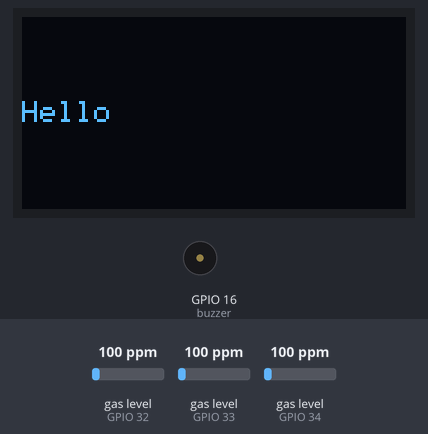
A sketch run on a simulated ESP32. On the bench: 128×64 one-colour display, buzzer (waves = sounding, pin HIGH). The inputs (shaded band) are chosen by the test bench; at power-on: gas level (sensors on GPIO 32, GPIO 33, GPIO 34) 100 ppm. WiFi joins after 1.5 s; servers stay silent unless stated; what the sketch prints to the serial monitor is not drawn.

Above: at 1.6 s.
At 3.7 s:
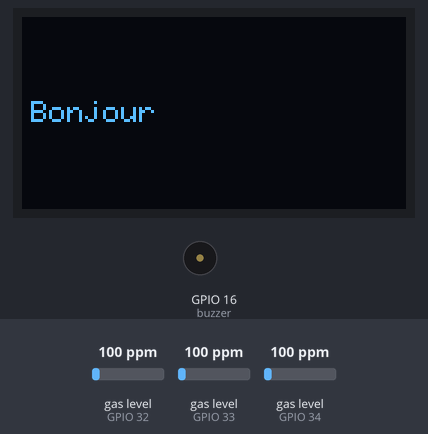
At 5.7 s:
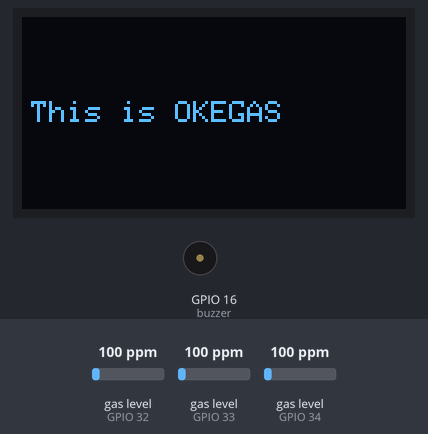
At 10.7 s:
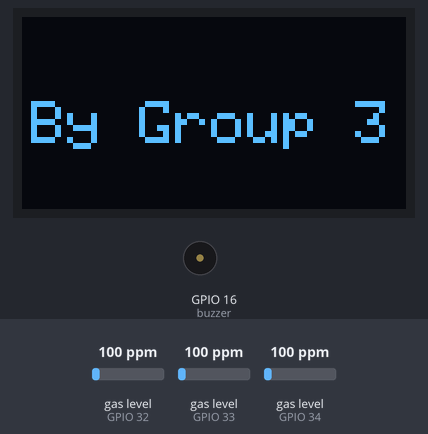
At 20.4 s:
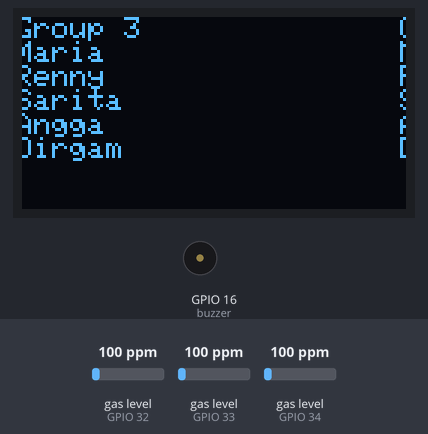
At 30.13 s:
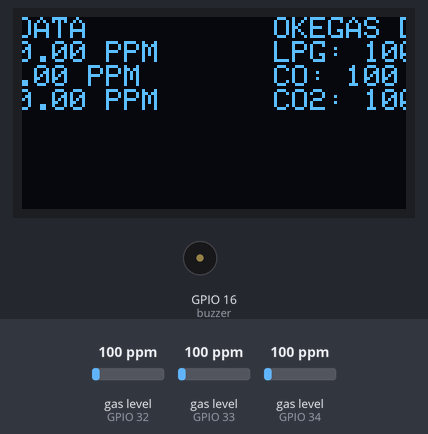

The sketch:

code-web-fix-fix.ino
```cpp
#include <SPI.h>
#include <Wire.h>
#include <Adafruit_GFX.h>
#include <Adafruit_SSD1306.h>
#include <WiFi.h>
#include <MQUnifiedsensor.h>
#include <WiFiClientSecure.h>
#include <HTTPClient.h>

#define SCREEN_WIDTH 128
#define SCREEN_HEIGHT 64
#define FONT_HEIGHT 7
#define OLED_RESET     -1 // Reset pin
#define SCREEN_ADDRESS 0x3C
Adafruit_SSD1306 display(SCREEN_WIDTH, SCREEN_HEIGHT, &Wire, OLED_RESET);

#define         Board                   ("ESP-32")
#define         Pin                     (34)
#define         Type                    ("MQ-2")
#define         Voltage_Resolution      (5)
#define         ADC_Bit_Resolution      (12)
#define         RatioMQ2CleanAir        (9.83)
MQUnifiedsensor MQ2(Board, Voltage_Resolution, ADC_Bit_Resolution, Pin, Type);

#define         Board                   ("ESP-32")
#define         Pin                     (32)
#define         Type                    ("MQ-7")
#define         Voltage_Resolution      (5)
#define         ADC_Bit_Resolution      (12)
#define         RatioMQ2CleanAir        (27.5)
MQUnifiedsensor MQ7(Board, Voltage_Resolution, ADC_Bit_Resolution, Pin, Type);

#define         Board                   ("ESP-32")
#define         Pin                     (33)
#define         Type                    ("MQ-135")
#define         Voltage_Resolution      (5)
#define         ADC_Bit_Resolution      (12)
#define         RatioMQ2CleanAir        (3.6)
MQUnifiedsensor MQ135(Board, Voltage_Resolution, ADC_Bit_Resolution, Pin, Type);

#define buzzer 16
float thresholdCO = 25;
float thresholdCO2 = 30;
float thresholdLPG = 800;

//CONNECT WIFI
const char* ssid     = "maria";
const char* password = "okegasmaria";

// SERVER DECLARATION
const char* serverName = "https://okegas.000webhostapp.com/post-esp.php";

// API KEY
String apiKeyValue = "okegasmaria1";

void setup()
{
  Serial.begin(115200);
  delay(10);

  pinMode(buzzer, OUTPUT);

  // WIFI START
  WiFi.begin(ssid, password);
  Serial.println("Connecting");

  while(WiFi.status() != WL_CONNECTED) {
    delay(500);
    Serial.print(".");
  }

  Serial.println("");
  Serial.print("Connected to WiFi network with IP Address: ");
  Serial.println(WiFi.localIP());

  MQ2.setRegressionMethod(1);
  MQ2.setA(574.25); MQ2.setB(-2.222);

/*
    Exponential regression:
    Gas    | a      | b
    H2     | 987.99 | -2.162
    LPG    | 574.25 | -2.222
    CO     | 36974  | -3.109
    Alcohol| 3616.1 | -2.675
    Propane| 658.71 | -2.168
  */

  MQ2.init();
  Serial.print("Calibrating please wait.");
  float calcMQ2R0 = 0;
  for(int i = 1; i<=10; i ++)
  {
    MQ2.update();
    calcMQ2R0 += MQ2.calibrate(RatioMQ2CleanAir);
    Serial.print(".");
  }
  MQ2.setR0(calcMQ2R0/10);
  Serial.println("  done!.");

  if(isinf(calcMQ2R0)) {Serial.println("Warning: Conection issue, R0 is infinite (Open circuit detected) please check your wiring and supply"); while(1);}
  if(calcMQ2R0 == 0){Serial.println("Warning: Conection issue found, R0 is zero (Analog pin shorts to ground) please check your wiring and supply"); while(1);}

  MQ2.serialDebug(true);

  MQ7.setRegressionMethod(1);
  MQ7.setA(99.042); MQ7.setB(-1.518);

/*
    Exponential regression:
  GAS     | a      | b
  H2      | 69.014  | -1.374
  LPG     | 700000000 | -7.703
  CH4     | 60000000000000 | -10.54
  CO      | 99.042 | -1.518
  Alcohol | 40000000000000000 | -12.35
  */

  MQ7.init();

  Serial.print("Calibrating please wait.");
  float calcMQ7R0 = 0;
  for(int i = 1; i<=10; i ++)
  {
    MQ7.update();
    calcMQ7R0 += MQ7.calibrate(RatioMQ2CleanAir);
    Serial.print(".");
  }
  MQ7.setR0(calcMQ7R0/10);
  Serial.println("  done!.");

  if(isinf(calcMQ7R0)) {Serial.println("Warning: Conection issue, R0 is infinite (Open circuit detected) please check your wiring and supply"); while(1);}
  if(calcMQ7R0 == 0){Serial.println("Warning: Conection issue found, R0 is zero (Analog pin shorts to ground) please check your wiring and supply"); while(1);}

  MQ7.serialDebug(true);

  MQ135.setRegressionMethod(1);
  MQ135.setA(110.47); MQ135.setB(-2.862);

/*
    Exponential regression:
  GAS      | a      | b
  CO       | 605.18 | -3.937
  Alcohol  | 77.255 | -3.18
  CO2      | 110.47 | -2.862
  Toluen  | 44.947 | -3.445
  NH4      | 102.2  | -2.473
  Aceton  | 34.668 | -3.369
  */

  MQ135.init();

  Serial.print("Calibrating please wait.");
  float calcMQ135R0 = 0;
  for(int i = 1; i<=10; i ++)
  {
    MQ135.update();
    calcMQ135R0 += MQ135.calibrate(RatioMQ2CleanAir);
    Serial.print(".");
  }
  MQ135.setR0(calcMQ135R0/10);
  Serial.println("  done!.");

  if(isinf(calcMQ135R0)) {Serial.println("Warning: Conection issue, R0 is infinite (Open circuit detected) please check your wiring and supply"); while(1);}
  if(calcMQ135R0 == 0){Serial.println("Warning: Conection issue found, R0 is zero (Analog pin shorts to ground) please check your wiring and supply"); while(1);}

  MQ135.serialDebug(true);

    Serial.println();
    Serial.println();
    Serial.print("Connecting to ");
    Serial.println(ssid);

    WiFi.begin(ssid, password);

    while (WiFi.status() != WL_CONNECTED) {
        delay(500);
        Serial.print(".");
    }

    Serial.println("");
    Serial.println("WiFi connected");
    Serial.println("IP address: ");
    Serial.println(WiFi.localIP());

    if(!display.begin(SSD1306_SWITCHCAPVCC, SCREEN_ADDRESS)) {
    Serial.println(F("SSD1306 allocation failed"));
    for(;;); // Don't proceed, loop forever
  }

  // Clear the buffer.
  display.clearDisplay();

  // Display Text
  display.setTextSize(1);
  display.setTextColor(WHITE);
  display.setCursor(0,28);
  display.println("Hello");
  display.display();
  delay(2000);
  display.clearDisplay();

  // Display Text
  display.setTextSize(1);
  display.setTextColor(WHITE);
  display.setCursor(3,28);
  display.println("Bonjour");
  display.display();
  delay(2000);
  display.clearDisplay();

  // Display Text
  display.setTextSize(1);
  display.setTextColor(WHITE);
  display.setCursor(3,28);
  display.println("This is OKEGAS");
  display.display();
  delay(5000);
  display.clearDisplay();

  // Display Inverted Text
  display.setTextSize(2);
  display.setTextColor(WHITE); // 'inverted' text
  display.setCursor(3,28);
  display.println("By Group 3");
  display.display();
  delay(4000);
  display.clearDisplay();

  // Scroll part of the screen
  display.setCursor(0,0);
  display.setTextSize(1);
  display.setTextColor(WHITE);
  display.println("Group 3");
  display.println("Maria");
  display.println("Renny");
  display.println("Sarita");
  display.println("Angga");
  display.println("Dirgam");
  display.display();
  display.startscrollright(0x00, 0x00);
  delay(6000);
  display.clearDisplay();

  // Changing Font Size
  display.setTextColor(WHITE);
  display.setCursor(3,24);
  display.setTextSize(2);
  display.println("Let's Go");
  display.display();
  delay(3000);
  display.clearDisplay();

  display.setTextSize(1);
  display.setTextColor(WHITE);
  display.setCursor(0,0);
  display.println("OKEGAS DATA");

  display.print("LPG: ");
  display.print(MQ2.readSensor());
  display.println(" PPM");

  display.print("CO: ");
  display.print(MQ7.readSensor());
  display.println(" PPM");

  display.print("CO2: ");
  display.print(MQ135.readSensor());
  display.println(" PPM");

  display.display();
  delay(6000);
}

void loop()
{
  MQ2.update();
  Serial.print(MQ2.readSensor());
  Serial.println(" PPM");
  delay(5000);

  MQ7.update();
  Serial.print(MQ7.readSensor());
  Serial.println(" PPM");
  delay(5000);

  MQ135.update();
  Serial.print(MQ135.readSensor());
  Serial.println(" PPM");
  delay(5000);

  float lpg = MQ2.readSensor();
  float co = MQ7.readSensor();
  float co2 = MQ135.readSensor();

  if (lpg > thresholdLPG || co > thresholdCO || co2 > thresholdCO2) {
    digitalWrite(buzzer, HIGH);
    delay(1000);
    digitalWrite(buzzer, LOW);
    delay(1000);
  } else {
    delay(2000); // Delay tambahan jika tidak memerlukan bunyi buzzer
  }

  display.setTextSize(1);
  display.setTextColor(WHITE);
  display.setCursor(0,0);
  display.println("OKEGAS DATA");

  display.print("LPG: ");
  display.print(MQ2.readSensor());
  display.println(" PPM");

  display.print("CO: ");
  display.print(MQ7.readSensor());
  display.println(" PPM");

  display.print("CO2: ");
  display.print(MQ135.readSensor());
  display.println(" PPM");

  display.display();
  delay(6000);

  //CHECK WIFI CONNECTION
  //CHECK WIFI CONNECTION
  if(WiFi.status() == WL_CONNECTED) {
    WiFiClientSecure *client = new WiFiClientSecure;
    client->setInsecure(); // don't use SSL certificate
    HTTPClient https;

    // DOMAIN CONNECT
    https.begin(*client, serverName);

    // Specify content-type header
    https.addHeader("Content-Type", "application/x-www-form-urlencoded");

    // Prepare your HTTP POST request data
    String httpRequestData = "api_key=" + apiKeyValue + "&lpg=" + MQ2.readSensor() + "&co=" + MQ7.readSensor() + "&co2=" + MQ135.readSensor();

    Serial.print("httpRequestData: ");
    Serial.println(httpRequestData);

    // Send HTTP POST request
    int httpResponseCode = https.POST(httpRequestData);

    // Check for a successful response
    if (httpResponseCode > 0) {
      String response = https.getString();
      Serial.print("HTTP Response code: ");
      Serial.println(httpResponseCode);
      Serial.println(response);
    } else {
      Serial.print("HTTP POST request failed, error: ");
      Serial.println(httpResponseCode);
    }

    // End the request
    https.end();
  }

  // Delay before the next loop iteration
  delay(5000);
  }
```

Measured:
- what the display in image 0 shows lasts 2.0 s, from 1.6 s to 3.6 s
- what the display in image 2 shows lasts 5.1 s, from 5.6 s to 10.7 s
- what the display in image 3 shows lasts 4.0 s, from 10.7 s to 14.7 s
